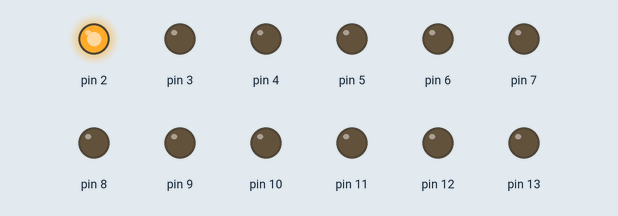
A sketch run on a simulated Arduino Uno, built with avr-gcc and run on an emulated ATmega328P. On the bench: output pins drawn as LEDs (lit = HIGH).

Above: at 0.12 s.
At 0.87 s:
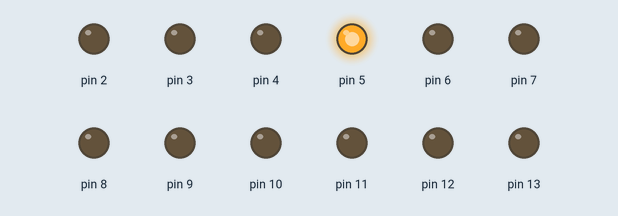
At 1.87 s:
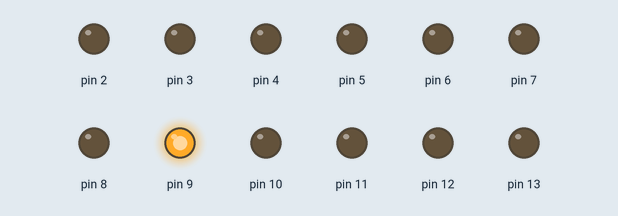
At 3.62 s:
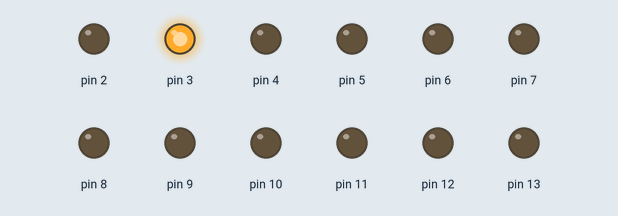
At 5.37 s:
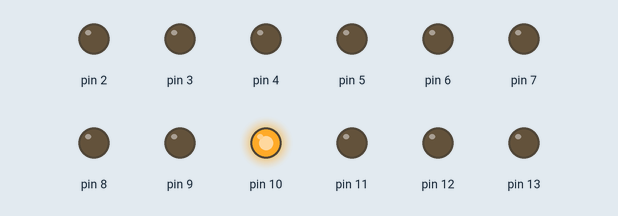
At 7.12 s:
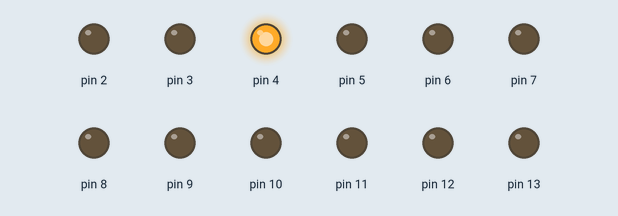
Timing chart, 0 to 7.5 s (numbered marks = the images above):
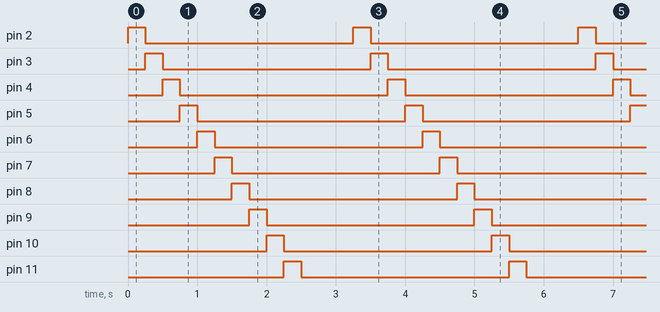

The sketch:

3-4.ino
```cpp
void setup(){
    Serial.begin(9600);
    pinMode (2 , OUTPUT);
    pinMode (3 , OUTPUT);
    pinMode (4 , OUTPUT);
    pinMode (5 , OUTPUT);
    pinMode (6 , OUTPUT);
    pinMode (7 , OUTPUT);
    pinMode (8 , OUTPUT);
    pinMode (9 , OUTPUT);
    pinMode (10 , OUTPUT);
    pinMode (11 , OUTPUT);
    pinMode (12 , OUTPUT);
    pinMode (13 , OUTPUT);
}

void loop(){
    digitalWrite ( 2 , 1);
    delay (250);
    digitalWrite(2, 0);
    digitalWrite ( 3 , 1);
    delay (250);
     digitalWrite(3, 0);
    digitalWrite ( 4 , 1);
    delay (250);
     digitalWrite(4, 0);
    digitalWrite ( 5 , 1);
    delay (250);
     digitalWrite(5, 0);
    digitalWrite ( 6 , 1);
    delay (250);
     digitalWrite(6, 0);
    digitalWrite ( 7 , 1);
    delay (250);
    digitalWrite(7, 0);
    digitalWrite ( 8 , 1);
    delay (250);
     digitalWrite(8, 0);
    digitalWrite ( 9 , 1);
    delay (250);
     digitalWrite(9, 0);
    digitalWrite ( 10 , 1);
    delay (250);
     digitalWrite(10, 0);
    digitalWrite ( 11 , 1);
    delay (250);
     digitalWrite(11, 0);
    digitalWrite ( 12 , 1);
    delay (250);
     digitalWrite(12, 0);
    digitalWrite ( 13 , 1);
    delay (250);

    digitalWrite ( 2 , 0);
    digitalWrite ( 3 , 0);
    digitalWrite ( 4 , 0);
    digitalWrite ( 5 , 0);
    digitalWrite ( 6 , 0);
    digitalWrite ( 7 , 0);
    digitalWrite ( 8 , 0);
    digitalWrite ( 9 , 0);
    digitalWrite ( 10 , 0);
    digitalWrite ( 11 , 0);
    digitalWrite ( 12 , 0);
    digitalWrite ( 13 , 0);
    delay (250);
}
```

Measured:
- by itself, pin 2–13: alternates HIGH for 0.25 s and LOW for 3.0 s
- by itself, everything shown: repeats every 3.3 s, in 13 steps
